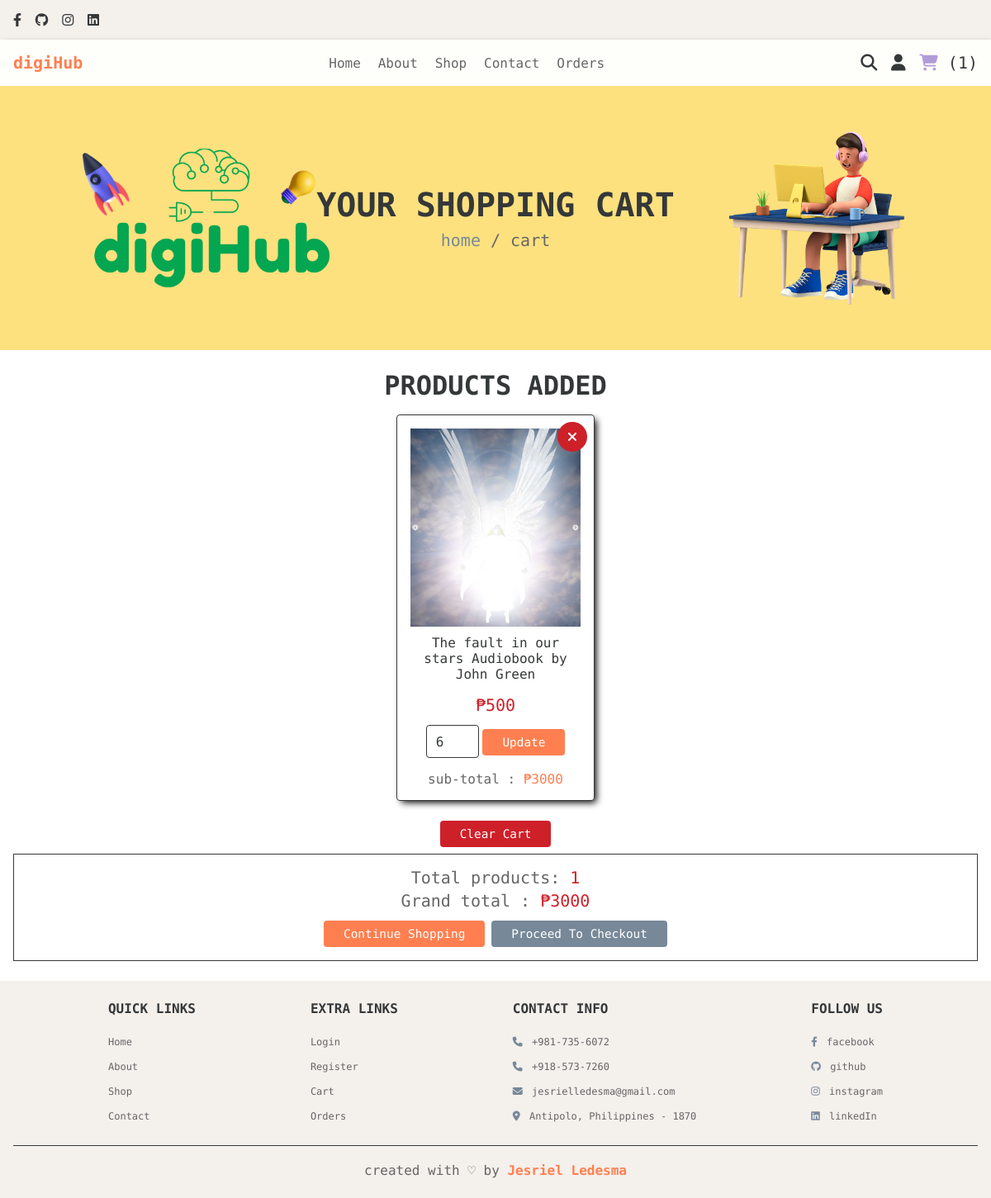
Screenshot of /cart.php (signed in) with the database file from the repository.
### tables this page shows
CREATE TABLE `cart` (
  `id` int(100) NOT NULL,
  `user_id` int(100) NOT NULL,
  `name` varchar(100) NOT NULL,
  `price` int(100) NOT NULL,
  `quantity` int(100) NOT NULL,
  `image` varchar(100) NOT NULL,
  `product_id` int(100) NOT NULL,
  `seller_id` int(100) NOT NULL
);

### cart.php (the view, shortened to what this page needs)
<?php
include 'config.php';
$user_id = $_SESSION['user_id'];
?>
<!DOCTYPE html>
<html lang="en">
<head>
    <link rel="stylesheet" href="css/style.css">
    <link
      rel="stylesheet"
      href="https://cdnjs.cloudflare.com/ajax/libs/font-awesome/6.4.0/css/all.min.css"
    />
</head>
<body>
    <?php include "header.php" ?>
    <div class="heading">
        <h3>Your shopping cart</h3>
        <p><a href="home.php">home</a> / cart</p>
    </div>
    <section class="shopping-cart">
        <h1 class="title">Products added</h1>
        <div class="box-container">
            <?php
            $grand_total = 0;
            $total_products = 0;
            $select_cart = mysqli_query($conn, "SELECT * FROM `cart` WHERE user_id = '$user_id'") or die("Query failed");
            if(mysqli_num_rows($select_cart) > 0){
                while($fetch_cart = mysqli_fetch_assoc($select_cart)){
            ?>
            <div class="box">
                <a href="cart.php?delete=<?php echo $fetch_cart['id']; ?>" class="fas fa-times" onclick="return confirm('Are you sure you want to remove this product from your cart?');"></a>
                <img src="uploaded_img/<?php echo $fetch_cart['image'];?>" alt="">
                <div class="name"><?php echo $fetch_cart['name'];?></div>
                <div class="price">₱<?php echo $fetch_cart['price'];?></div>
                <form action="" method="post">
                    <input type="number" value="<?php echo $fetch_cart['quantity'];?>" min='1' name="cart_quantity">
                    <input type="submit" name="update_cart" value="update" class="option-btn">
                </form>
                <div class="sub-total">sub-total : <span>₱<?php echo $sub_total = $fetch_cart['price'] * $fetch_cart['quantity']?></span></div>
            </div>
            <?php
            $grand_total += $sub_total;
            $total_products += 1;
              }
            }else{
                echo "<p class='empty'>Your cart is empty</p>";
            }
            ?>
        </div>
        <div style="margin-top: 2rem; text-align:center;">
    <a href="cart.php?delete_all" class="delete-btn" onclick="return confirm('Are you sure you want to clear all cart contents?');" style="display:
    <?php $check_cart = mysqli_query($conn, "SELECT * FROM `cart` WHERE user_id = '$user_id'") or die("Query failed");
        if(mysqli_num_rows($check_cart) == 0){echo "none";}?>">Clear cart</a>
</div>
<div class="cart-total">
    <p>Total products: <span><?php echo $total_products?></span></p>
    <p>Grand total : <span>₱<?php echo $grand_total;?></span></p>
    <div class="flex">
        <a href="shop.php" class="option-btn">Continue Shopping</a>
        <a href="checkout.php" class="btn" style="display:
    <?php $check_cart = mysqli_query($conn, "SELECT * FROM `cart` WHERE user_id = '$user_id'") or die("Query failed");
        if(mysqli_num_rows($check_cart) == 0){echo "none";}?>">Proceed to checkout</a>
    </div>
</div>
    </section>
    <?php include "footer.php" ?>
</body>
</html>

### css/style.css (style rules this page uses)
:root { --purple: #778899; --red: #ce2029; --orange: #ff7f50; --black: #353839; --white: #fff; --light-color: #666; --light-white: #fefefa; --light-bg: #f4f0ec; --border: 0.01rem solid var(--black); --box-shadow: 4px 4px 8px -2px rgba(0, 0, 0, 1); }
* { font-family: "Martian Mono", monospace; margin: 0; padding: 0; box-sizing: border-box; outline: none; border: none; text-decoration: none; transition: all 0.2s linear; }
html { font-size: 50%; overflow-x: hidden; }
section { padding: 3rem 2rem; }
.btn, .option-btn, .delete-btn, .white-btn { display: inline-block; margin-top: 1rem; padding: 1rem 3rem; cursor: pointer; color: var(--white); font-size: 1.8rem; border-radius: 0.5rem; text-transform: capitalize; }
.white-btn, .btn { background-color: var(--purple); }
.option-btn { background-color: var(--orange); }
.delete-btn { background-color: var(--red); }
.title { text-align: center; margin-bottom: 2rem; text-transform: uppercase; color: var(--black); font-size: 4rem; }
.heading { min-height: 40vh; display: flex; flex-flow: column; align-items: center; justify-content: center; gap: 1rem; background: url(../images/heading-bg.webp) no-repeat; background-size: cover; background-position: center; }
.heading h3 { font-size: 5rem; color: var(--black); text-transform: uppercase; }
.heading p { font-size: 2.5rem; color: var(--light-color); }
.heading p a { color: var(--purple); }
.shopping-cart .box-container { max-width: 1200px; margin: 0 auto; display: grid; grid-template-columns: repeat(auto-fit, 30rem); align-items: center; justify-content: center; gap: 1.5rem; }
.shopping-cart .box-container .box { text-align: center; padding: 2rem; border-radius: 0.5rem; background-color: var(--white); box-shadow: var(--box-shadow); position: relative; border: var(--border); }
.shopping-cart .box-container .box .fa-times { position: absolute; top: 1rem; right: 1rem; width: 4.5rem; line-height: 4.5rem; font-size: 2rem; background-color: var(--red); color: var(--white); border-radius: 50%; }
.shopping-cart .box-container .box img { height: 30rem; }
.shopping-cart .box-container .box .name { padding: 1rem 0; font-size: 2rem; color: var(--black); }
.shopping-cart .box-container .box .price { padding: 1rem 0; font-size: 2.5rem; color: var(--red); }
.shopping-cart .box-container .box img { width: 100%; object-fit: cover; }
.shopping-cart .box-container .box input[type="number"] { margin: 0.5rem 0; border: var(--border); border-radius: 0.5rem; padding: 1.2rem 1.4rem; font-size: 2rem; color: var(--black); width: 8rem; }
.shopping-cart .box-container .box .sub-total { padding-top: 1.5rem; font-size: 2rem; color: var(--light-color); }
.shopping-cart .box-container .box .sub-total span { color: var(--orange); }
.shopping-cart .cart-total { max-width: 1200px; margin: 0 auto; border: var(--border); padding: 2rem; text-align: center; margin-top: 1rem; }
.shopping-cart .cart-total p { font-size: 2.5rem; color: var(--light-color); margin-bottom: 0.5rem; }
.shopping-cart .cart-total p span { color: var(--red); }
.shopping-cart .cart-total .flex { display: flex; flex-wrap: wrap; column-gap: 1rem; justify-content: center; }

### rows the page displays
cart: image (picture), name "The fault in our stars Audiobook by John Green", price "500", cart_quantity "6", $sub_total = $fetch_cart['price'] * $fetch_cart['quantity'] "3000"

### other values shown
$cart_rows_number "1"
$total_products "1"
$grand_total "3000"
